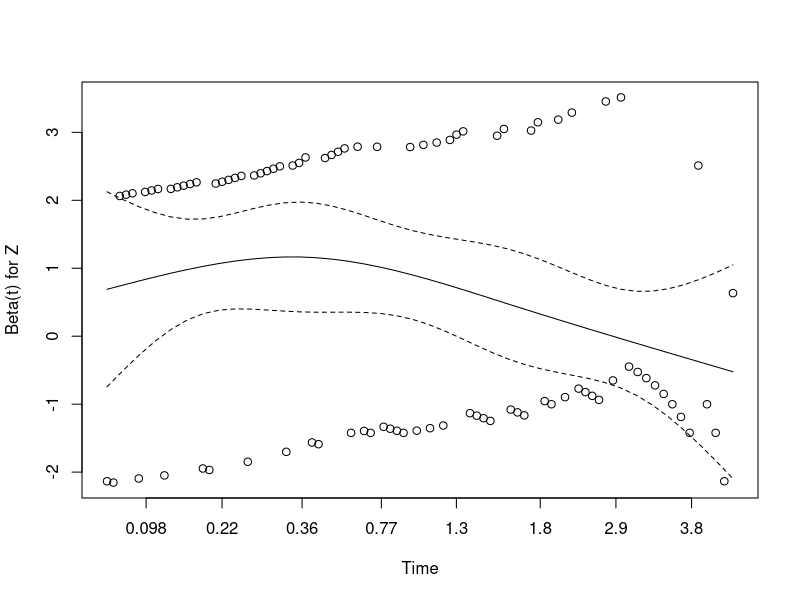
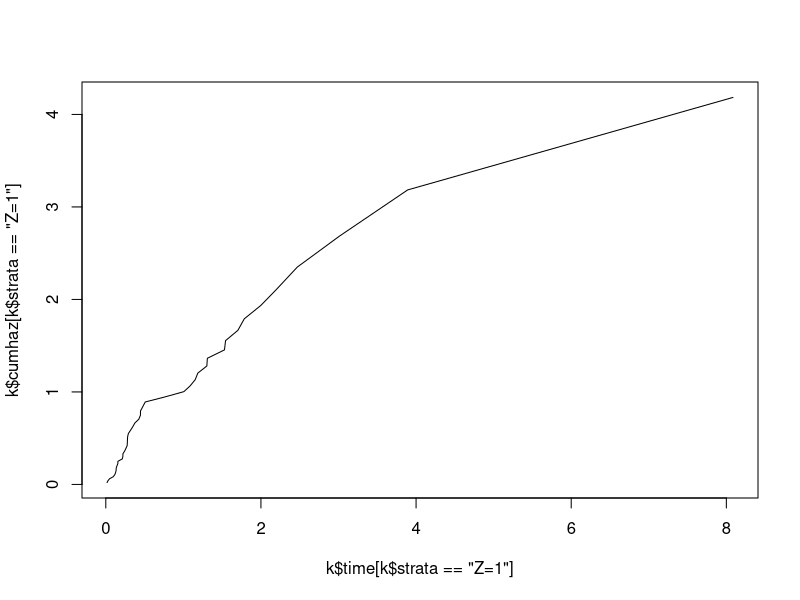
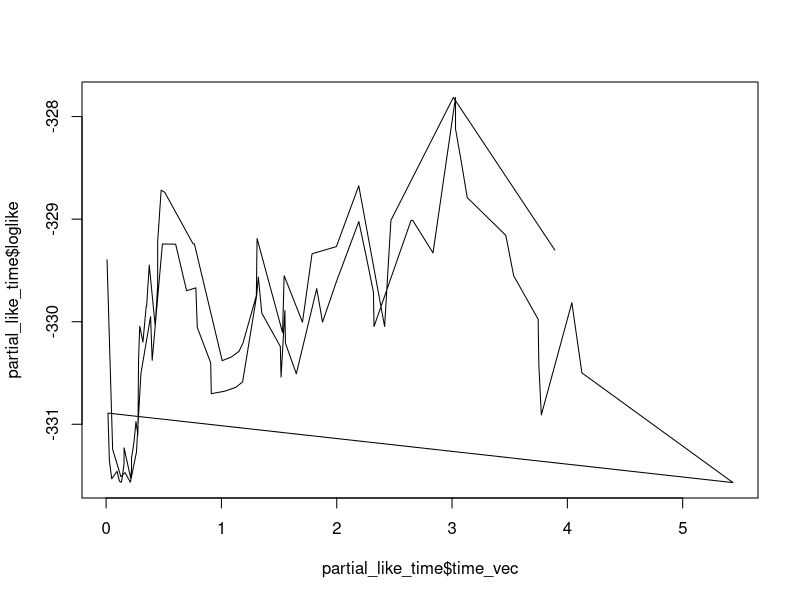
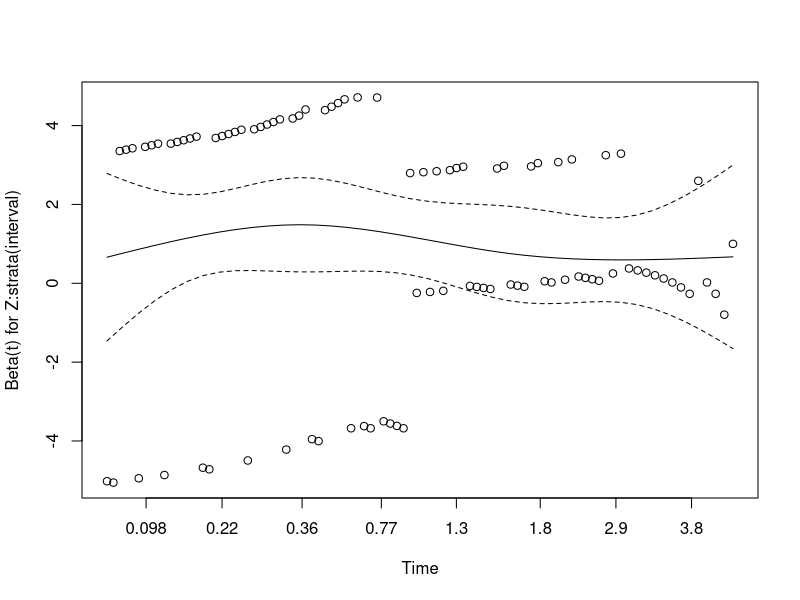

These figures' R source, in order:
# Author: Philani Brian Mpofu
# Purpose: Develop code for identifying change-points for piecewise Cox Models

library(tidyverse)
library(dplyr)
library(survival)
set.seed(2985)


#-- Generate piecewise exponential data

# 1. Generate uniform random variable
U <- runif(100)

generate_piece_exp <- function(u){
  n = length(u)
  id = 1:n
  # 1. Treatment indicator
  Z <- rbinom(n=n, size=1, prob=0.5)
  # hazards of events
  #-- before time 2
  h1 <- exp(-0.25 + 0.5*Z)
  #-- after time 2
  h2 <- exp(-0.25 - 0.5*Z)
  
  cut = exp(-2*h1)
  
  event_time = if_else(u > cut, -log(u)/h1, 2 - (log(u) + 2*h1)/h2)
  
  cens_time = rexp(n=n, rate = 0.1)
  
  t = pmin(event_time, cens_time)
  
  event = as.numeric(event_time == t)
  
  out = data.frame(id =id, Z = Z,
                   t = t,
                   event = event)
  
  return(out)
}

data_gen <- generate_piece_exp(U)

data_gen %>% 
  group_by(Z,event) %>% 
  summarise(n= n()) %>% 
  mutate(freq = round(100*n/sum(n), 2))

# Cox model
cox.mod <- coxph(Surv(t, event = event)~ Z, data= data_gen)
summary(cox.mod)

#-- 1. Scaled-Schoenfeld residual approach
mod_sch <-  cox.zph(cox.mod)
mod_sch
plot(mod_sch)

#-- Find all the event times
KM_times <-  survfit(Surv(t, event)~ Z, 
                     data= data_gen)
k <- summary(KM_times)
event_times <- KM_times$time
event_times <- event_times[c(-1, -length(event_times ))]

plot(k$time[k$strata=="Z=1"], 
     k$cumhaz[k$strata=="Z=1"], type="l")

#-- Let's try a piecewise linear model;((
find_cut = function(time_vec){
  time_vec_list = as.list(time_vec)
  extract_part_lik <-  function(t_thresh){
    # create counting process style dataset
    cp_data <- survSplit(Surv(t, event) ~.,
                         data= data_gen,
                         zero= 0, 
                         cut= c(t_thresh),
                         episode = "interval",
                         event="event")
    
    cox_mod_piece <- coxph(Surv(tstart, t, event) ~ Z:strata(interval) ,
                           cluster =id,
                           data = cp_data,
                           ties ="breslow")
    loglike = as.numeric(logLik(cox_mod_piece))
    return(loglike)
  }
  
  list_log_lik = lapply(time_vec_list, function(x) extract_part_lik(x))
  loglike = do.call(rbind,  list_log_lik)
  out = data.frame(time_vec, loglike)
  return(out)
}

times <- seq(0.5, 7, length.out = 100)
partial_like_time = find_cut(event_times)

plot(partial_like_time$time_vec, partial_like_time$loglike, type="l")


cp_data <- survSplit(Surv(t, event) ~.,
                     data= data_gen,
                     zero= 0, 
                     cut= c(1),
                     episode = "interval",
                     event="event")

cox_mod_piece <- coxph(Surv(tstart, t, event) ~ Z:strata(interval),
                       cluster = id,
                       data = cp_data,
                       ties ="breslow")
summary(cox_mod_piece)
mod_sch1 <-  cox.zph(cox_mod_piece)
mod_sch1
plot(mod_sch1)
